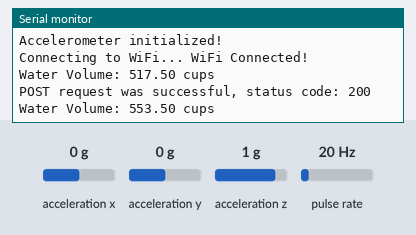
The sketch below on a simulated Arduino MKR. Shown: the last lines printed to the serial monitor. Wiring (inferred from the names in the program): pulse sensor: data A1. The test bench sets the inputs (shaded band); at power-on: acceleration y 0 g, pulse rate 20 Hz, acceleration x 0 g, acceleration z 1 g. WiFi joins after 1.5 s; servers stay silent unless stated; uploads are accepted with an empty reply.

Above: at 12.7 s.
12.8 s: acceleration y set to -1.4 g
At 13.4 s:
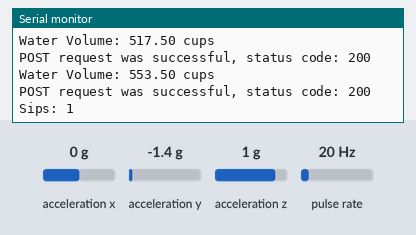
15.3 s: pulse rate (sensor on A1) set to 4 Hz
At 16.4 s:
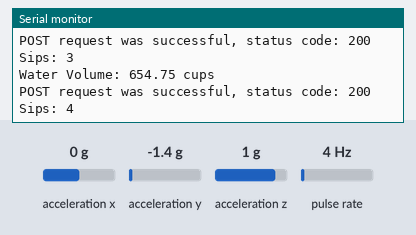
16.8 s: pulse rate (sensor on A1) set to 50 Hz
At 22.81 s:
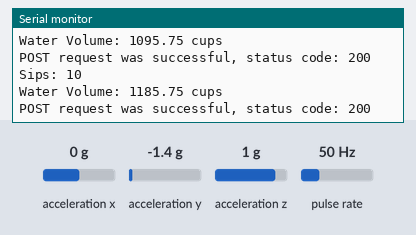

The sketch:

WaterSensorHiroky.ino
```cpp
#include <Wire.h>
#include <Adafruit_Sensor.h>
#include <Adafruit_ADXL345_U.h>
#include <WiFiNINA.h>
#include <ArduinoHttpClient.h>

char ssid[] = "Detkin IOT North";
char pass[] = "n0rthC0untry";

// add your server details here
char serverAddress[] = "10.102.245.23";  // your server's url or IP address
int  serverPort = 3000;                       // your server's listening port

WiFiClient wifi;
HttpClient client = HttpClient(wifi, serverAddress, serverPort);

#define FLOW_SENSOR_PIN A1  // The pin the flow sensor is connected to
#define SIP_THRESHOLD 10  // Threshold to detect a sip
#define PULSE_VOLUME 2.25  // Volume per pulse for the flow sensor (mL), placeholder value
#define FLOW_CALC_INTERVAL 1000  // Calculation interval for the flow (ms)
#define ML_PER_CUP 237.0  // Milliliters in a cup

Adafruit_ADXL345_Unified accel = Adafruit_ADXL345_Unified();

unsigned long lastFlowCalc = 0;
unsigned long lastAccelMeasure = 0;

volatile int pulseCount = 0; // Counts flow sensor pulses
float waterVolume = 0.0; // Total amount of water passed through sensor in mL
unsigned int sips = 0; // Counts number of sips

void flowPulseCounter()
{
  pulseCount++; // Increment pulse counter
}

void setup() {
  Serial.begin(9600);

  if (!accel.begin()) {
    Serial.println("Failed to start accelerometer. Check wiring, then reset.");
    while (1);
  }
  Serial.println("Accelerometer initialized!");


  // Setting the range of accelerometer
  accel.setRange(ADXL345_RANGE_16_G);

  // Set up flow sensor
  pinMode(FLOW_SENSOR_PIN, INPUT_PULLUP);
  attachInterrupt(digitalPinToInterrupt(FLOW_SENSOR_PIN), flowPulseCounter, RISING);

  // Add this WiFi connection code to 'setup()' function
  Serial.print("Connecting to WiFi... ");
  int status = WL_IDLE_STATUS;
  while (status != WL_CONNECTED) {
    status = WiFi.begin(ssid, pass);
    delay(10000);
  }
  Serial.println("WiFi Connected!");
}

void loop() {

  sensors_event_t event;
  accel.getEvent(&event);

  if (millis() - lastFlowCalc >= FLOW_CALC_INTERVAL) {
    detachInterrupt(digitalPinToInterrupt(FLOW_SENSOR_PIN));

    waterVolume += pulseCount * PULSE_VOLUME;
    lastFlowCalc = millis();

    // Convert volume to cups
    float waterVolumeCups = waterVolume;

    Serial.print("Water Volume: ");
    Serial.print(waterVolumeCups);
    Serial.println(" cups");

    String postData = "Water Volume: " + String(waterVolumeCups) + " mL";

    client.beginRequest();
    client.post("/api/data");
    client.sendHeader("Content-Type", "application/x-www-form-urlencoded");
    client.sendHeader("Content-Length", postData.length());
    client.beginBody();
    client.print(postData);
    client.endRequest(); // no need to assign the return of this to any variable

    // get the status response of the HTTP request
    int statusCode = client.responseStatusCode();
    if (statusCode >= 0) {
      Serial.print("POST request was successful, status code: ");
      Serial.println(statusCode);
    } else {
      Serial.print("Failed to send POST request: ");
      Serial.println(statusCode);
    }
    pulseCount = 0;
    attachInterrupt(digitalPinToInterrupt(FLOW_SENSOR_PIN), flowPulseCounter, RISING);
  }

  if (fabs(event.acceleration.y) > SIP_THRESHOLD) {
    if (millis() - lastAccelMeasure >= FLOW_CALC_INTERVAL) {
      lastAccelMeasure = millis();
      sips++;
      Serial.print("Sips: ");
      Serial.println(sips);
    }
  }
}
```

Measured:
- after the input at 12.8 s, the serial monitor: prints a new line at once (image 1)
- after the input at 15.3 s, the serial monitor: prints a new line after 0.20 s (image 2)
- after the input at 16.8 s, the serial monitor: prints a new line after 0.71 s (image 3)
